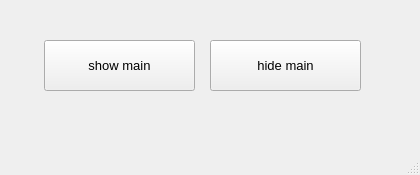
<?xml version="1.0" encoding="UTF-8"?>
<ui version="4.0">
 <class>MainWindow</class>
 <widget class="QMainWindow" name="MainWindow">
  <property name="geometry">
   <rect>
    <x>0</x>
    <y>0</y>
    <width>420</width>
    <height>175</height>
   </rect>
  </property>
  <property name="windowTitle">
   <string>MainWindow</string>
  </property>
  <widget class="QWidget" name="centralwidget">
   <widget class="QPushButton" name="show_pushButton">
    <property name="geometry">
     <rect>
      <x>44</x>
      <y>40</y>
      <width>151</width>
      <height>51</height>
     </rect>
    </property>
    <property name="font">
     <font>
      <pointsize>10</pointsize>
     </font>
    </property>
    <property name="text">
     <string>show main</string>
    </property>
   </widget>
   <widget class="QPushButton" name="hide_pushButton">
    <property name="geometry">
     <rect>
      <x>210</x>
      <y>40</y>
      <width>151</width>
      <height>51</height>
     </rect>
    </property>
    <property name="font">
     <font>
      <pointsize>10</pointsize>
     </font>
    </property>
    <property name="text">
     <string>hide main</string>
    </property>
   </widget>
  </widget>
  <widget class="QMenuBar" name="menubar">
   <property name="geometry">
    <rect>
     <x>0</x>
     <y>0</y>
     <width>420</width>
     <height>22</height>
    </rect>
   </property>
  </widget>
  <widget class="QStatusBar" name="statusbar"/>
 </widget>
 <resources/>
 <connections/>
</ui>
